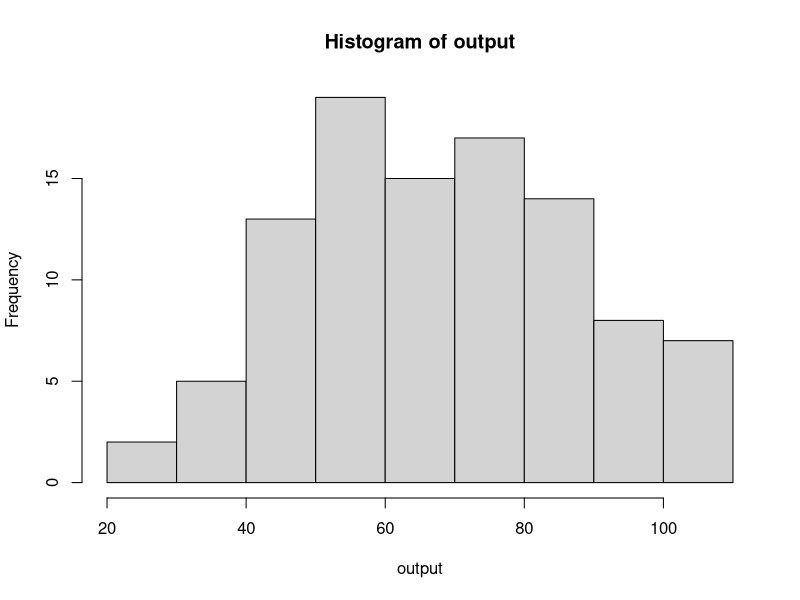
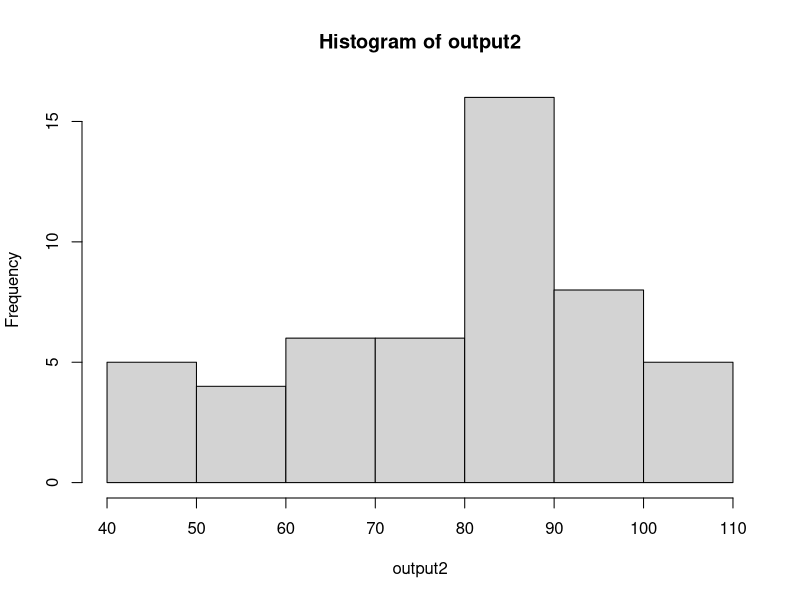

Recreate these plots in R, in order.
## ---- chunk 1
knitr::opts_chunk$set(echo = TRUE)
## ---- chunk 2
H0 <- c(105,95,75,70,70,110,105,90,65,
        80,90,120,105,95,75)
P0 <- 63
numoffers <- function(H0,Q0,P0){
##Model of Demand of Analysts
H <- H0
X <- rnorm(1,0,.05)
Y <- rnorm(1,0,0.1)
D <- H*(1+X)*(1+Y)
##Model of Supply of Analysts
Q <- rep(0,12)
Q[3] <- Q0 #Jun
P <- rep(0,12)
P[1] <- P0 #Apr
#Retention rate (starting Apr)
R <- c(runif(1,.9,1),runif(4,.95,1),
       runif(1,.8,1),runif(3,.9,1),
        runif(1,.8,1),runif(2,.9,1))
#A <- rep(0, 12)
for(i in 1:11){
  A <- rbinom(1,Q[i+1],0.7)
  P[i+1] <- P[i]*R[i] +A}
#print(A)

MonthlyCost <- 6000
ContributionA <- 4000
ineff_of_trans <- .6
MonthCostTransfer <- 9600
ContributionT <- 400
##Calculations of Earnings Conribution
E<- c()
round(D)
round(P)
for (i in 1:12){
  if (P[i]>D[i])
  {E[i] = 10000*D[i]-6000*P[i]}
  if (P[i]<D[i])
  {E[i] = ContributionA*P[i]+ContributionT *(D[i]-P[i])}
  if(P[i]==D[i])
  {E[i] = ContributionA*P[i]}
}
return(E)
}
output <- rep(0,100)
for (j in 1:100){
  sumE <- rep(0,100)
  for (i in 1:100){
  E_ <- numoffers(H0,10+i,P0)
  sumE[i] <- sum(E_)}
  output[j]<- 10+which.max(sumE)}
## ---- chunk 3
hist(output)
(maxEarning_d <- max(sumE))
(optimaloffers_d<- round(mean(output)))
TomsEarning <- sum(numoffers(H0,98,P0))
for (i in 1:50){
TomsEarning <- sum(numoffers(H0,98,P0))+TomsEarning}
(TomsEarning/50)
## ---- chunk 4
numoffers_flex <- function(H0,Q0,P0){
  ##Model of Demand of Analysts
  H <- H0
  X <- rnorm(1,0,.05)
  Y <- rnorm(1,0,0.1)
  D <- H*(1+X)*(1+Y)
  ##Model of Supply of Analysts
  Q <- rep(0,12)
  Q[3] <- round(.5*Q0) #Jun
  Q[6] <- round((Q0 - Q[3])*runif(1,.7,1)) #Sep
  P <- rep(0,12)
  P[1] <- P0 #Apr
  #Retention rate (starting Apr)
  R <- c(runif(1,.9,1),runif(4,.95,1),
         runif(1,.8,1),runif(3,.9,1),
         runif(1,.8,1),runif(2,.9,1))
  for(i in 1:11){
    A <- rbinom(1,Q[i+1],0.7)
    P[i+1] <- P[i]*R[i] + A}
  
  MonthlyCost <- 6000
  ContributionA <- 4000
  ineff_of_trans <- .6
  MonthCostTransfer <- 9600
  ContributionT <- 400
  ##Calculations of Earnings Conribution
  E<- c()
  round(P)
  round(D)
  for (i in 1:12){
    if ((P[i])>D[i])
    {E[i] = 10000*D[i]-6000*P[i]}
    if (P[i]<D[i])
    {E[i] = ContributionA*P[i]+ContributionT *(D[i]-P[i])}
    if(P[i]==D[i])
    {E[i] = ContributionA*P[i]}
  }
  return(E)
}
output2 <- rep(0,50)
for (j in 1:50){
  sumE <- rep(0,10)
  for (i in 1:10){
    E_ <- numoffers_flex(H0,10+10*i,P0)
    sumE[i] <- sum(E_)}
  output2[j]<- 10+10*which.max(sumE)}
## ---- chunk 5
hist(output2)
(maxEarning_e <- max(sumE))
(optimaloffers_e<- round(mean(output2)))
